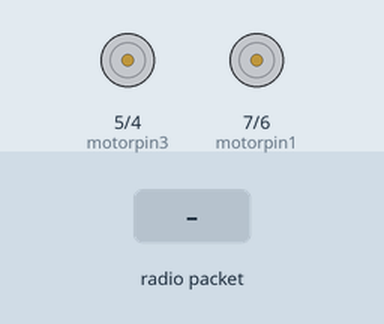
Bench run of a sketch on a simulated Arduino Uno, built with avr-gcc and run on an emulated ATmega328P. Parts: motor-driver pin pairs drawn as motors (green arrow = first pin HIGH = forward, orange = second pin HIGH = backward, longer = more drive). The inputs (shaded band) are chosen by the test bench. No radio packets arrive unless stated; what the sketch prints to the serial monitor is not drawn.

Above: at 1.2 s.
1.3 s: radio packet "LEFT" arrives
At 2.5 s:
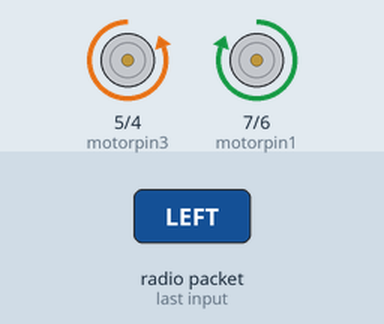
2.8 s: radio packet "RIGHT" arrives
At 3.7 s:
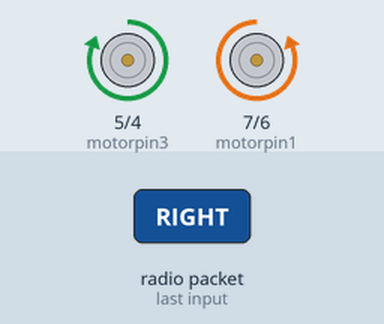
4.3 s: radio packet "FORWARD" arrives
At 4.9 s:
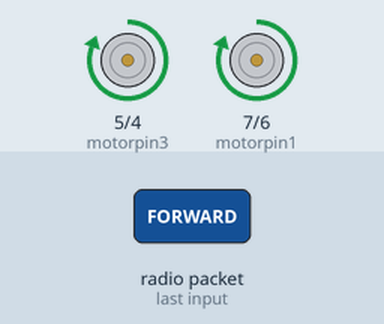
Timing chart, 0 to 7.3 s (numbered marks = the images above; inputs shaded):
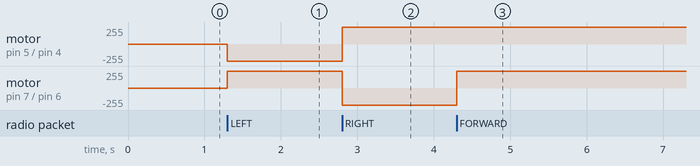

Measured:
- after the input at 1.3 s, motor on pin 5 (motorpin3) / pin 4 (motorpin4): stopped → backward 255/255 at once; motor on pin 7 (motorpin1) / pin 6 (motorpin2): stopped → forward 255/255 at once
- after the input at 2.8 s, motor on pin 5 (motorpin3) / pin 4 (motorpin4): backward 255/255 → forward 255/255 at once; motor on pin 7 (motorpin1) / pin 6 (motorpin2): forward 255/255 → backward 255/255 at once
- after the input at 4.3 s, motor on pin 7 (motorpin1) / pin 6 (motorpin2): backward 255/255 → forward 255/255 at once

The sketch:

20junereciever.ino
```cpp
#include <SPI.h>
#include <nRF24L01.h>
#include <RF24.h>
RF24 radio(9, 8); // CE, CSN
const byte address[6] = "00001";
boolean button_state = 0;
int led_pin = 3;


int motorpin1 = 7;
int motorpin2 = 6; //For left motor
int motorpin3 = 5;
int motorpin4 = 4; //For right motor

void setup()
{
  Serial.begin(9600);
  radio.begin();
  radio.openReadingPipe(0, address);   //Setting the address at which we will receive the data
  radio.setPALevel(RF24_PA_MIN);       //You can set this as minimum or maximum depending on the distance between the transmitter and receiver.
  radio.startListening();

  pinMode(motorpin1, OUTPUT); //This sets the module as receiver
  pinMode(motorpin2, OUTPUT);
  pinMode(motorpin3, OUTPUT);
  pinMode(motorpin4, OUTPUT);
}
void loop()
{

 while (!Serial && (millis() < 2000));
  if (radio.available())              //Looking for the data.
  {
    char text[32] = "", ans; //Saving the incoming data
    radio.read(&text, sizeof(text));//Reading the data
    //strcpy(ans,text);
    Serial.write(text);


    if (strcmp(text, "LEFT") == 0)
      right();
    else if (strcmp(text, "RIGHT") == 0)
      left();
    else if (strcmp(text, "FORWARD") == 0)
      forward();
    delay(150);
    //asm volatile("jump 0");
  }
}
void stop()
{
  digitalWrite(motorpin1, LOW);
  digitalWrite(motorpin2, LOW);
  //analogWrite(enA,255);
  //analogWrite(enB,255);
  digitalWrite(motorpin3, LOW);
  digitalWrite(motorpin4, LOW);
  delay(25);
}

void forward()
{
  digitalWrite(motorpin1, HIGH);
  digitalWrite(motorpin2, LOW);
  // analogWrite(enA,255);
  //analogWrite(enB,255);
  digitalWrite(motorpin3, HIGH);
  digitalWrite(motorpin4, LOW);
}


void backward()
{
  digitalWrite(motorpin1, LOW);
  digitalWrite(motorpin2, HIGH);
  // analogWrite(enA,255);
  // analogWrite(enB,255);
  digitalWrite(motorpin3, LOW);
  digitalWrite(motorpin4, HIGH);
}


void left()
{
  digitalWrite(motorpin1, LOW);
  digitalWrite(motorpin2, HIGH);
  // analogWrite(enA,255);
  //analogWrite(enB,255);
  digitalWrite(motorpin3, HIGH);
  digitalWrite(motorpin4, LOW);
}


void right()
{
  digitalWrite(motorpin1, HIGH);
  digitalWrite(motorpin2, LOW);
  //analogWrite(enA,255);
  //analogWrite(enB,255);
  digitalWrite(motorpin3, LOW);
  digitalWrite(motorpin4, HIGH);
}
```
